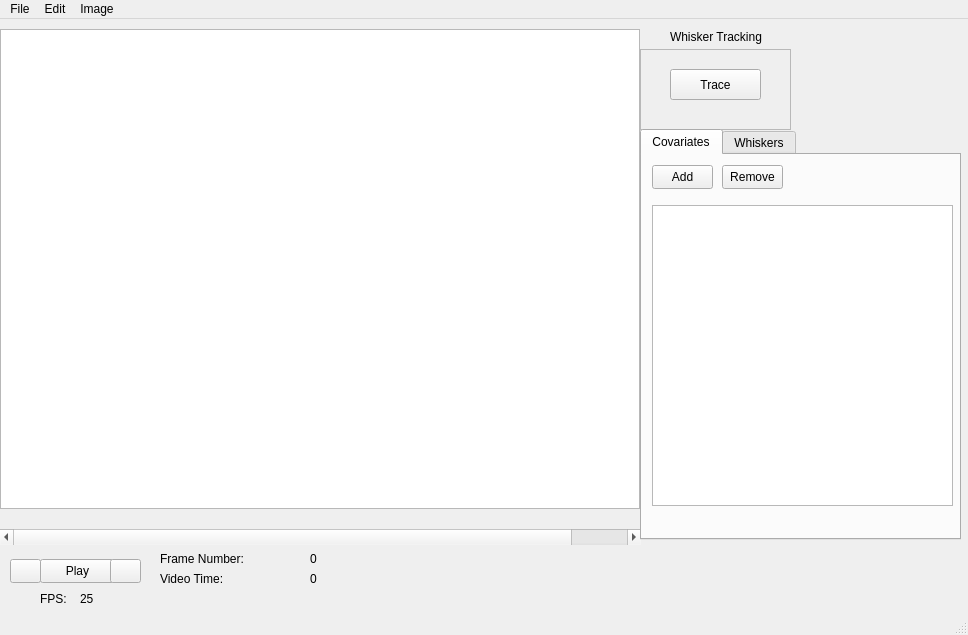
<?xml version="1.0" encoding="UTF-8"?>
<ui version="4.0">
 <class>MainWindow</class>
 <widget class="QMainWindow" name="MainWindow">
  <property name="geometry">
   <rect>
    <x>0</x>
    <y>0</y>
    <width>968</width>
    <height>635</height>
   </rect>
  </property>
  <property name="windowTitle">
   <string>MainWindow</string>
  </property>
  <widget class="QWidget" name="centralwidget">
   <widget class="QScrollBar" name="horizontalScrollBar">
    <property name="geometry">
     <rect>
      <x>0</x>
      <y>510</y>
      <width>641</width>
      <height>16</height>
     </rect>
    </property>
    <property name="maximum">
     <number>1</number>
    </property>
    <property name="orientation">
     <enum>Qt::Horizontal</enum>
    </property>
   </widget>
   <widget class="QGraphicsView" name="graphicsView">
    <property name="geometry">
     <rect>
      <x>0</x>
      <y>10</y>
      <width>640</width>
      <height>480</height>
     </rect>
    </property>
    <property name="verticalScrollBarPolicy">
     <enum>Qt::ScrollBarAlwaysOff</enum>
    </property>
    <property name="horizontalScrollBarPolicy">
     <enum>Qt::ScrollBarAlwaysOff</enum>
    </property>
   </widget>
   <widget class="QLabel" name="label">
    <property name="geometry">
     <rect>
      <x>160</x>
      <y>530</y>
      <width>101</width>
      <height>20</height>
     </rect>
    </property>
    <property name="text">
     <string>Frame Number:</string>
    </property>
   </widget>
   <widget class="QLabel" name="label_2">
    <property name="geometry">
     <rect>
      <x>160</x>
      <y>550</y>
      <width>101</width>
      <height>20</height>
     </rect>
    </property>
    <property name="text">
     <string>Video Time:</string>
    </property>
   </widget>
   <widget class="QLabel" name="frame_label">
    <property name="geometry">
     <rect>
      <x>310</x>
      <y>530</y>
      <width>80</width>
      <height>20</height>
     </rect>
    </property>
    <property name="text">
     <string>0</string>
    </property>
   </widget>
   <widget class="QLabel" name="time_label">
    <property name="geometry">
     <rect>
      <x>310</x>
      <y>550</y>
      <width>80</width>
      <height>20</height>
     </rect>
    </property>
    <property name="text">
     <string>0</string>
    </property>
   </widget>
   <widget class="QFrame" name="frame">
    <property name="geometry">
     <rect>
      <x>640</x>
      <y>30</y>
      <width>151</width>
      <height>81</height>
     </rect>
    </property>
    <property name="frameShape">
     <enum>QFrame::StyledPanel</enum>
    </property>
    <property name="frameShadow">
     <enum>QFrame::Sunken</enum>
    </property>
    <widget class="QPushButton" name="trace_button">
     <property name="geometry">
      <rect>
       <x>30</x>
       <y>20</y>
       <width>91</width>
       <height>31</height>
      </rect>
     </property>
     <property name="text">
      <string>Trace</string>
     </property>
    </widget>
   </widget>
   <widget class="QLabel" name="label_3">
    <property name="geometry">
     <rect>
      <x>670</x>
      <y>10</y>
      <width>101</width>
      <height>16</height>
     </rect>
    </property>
    <property name="text">
     <string>Whisker Tracking</string>
    </property>
   </widget>
   <widget class="QPushButton" name="play_button">
    <property name="geometry">
     <rect>
      <x>40</x>
      <y>540</y>
      <width>75</width>
      <height>24</height>
     </rect>
    </property>
    <property name="text">
     <string>Play</string>
    </property>
   </widget>
   <widget class="QPushButton" name="fastforward">
    <property name="geometry">
     <rect>
      <x>110</x>
      <y>540</y>
      <width>31</width>
      <height>24</height>
     </rect>
    </property>
    <property name="text">
     <string/>
    </property>
    <property name="icon">
     <iconset resource="../whiskertoolbox.qrc">
      <normaloff>:/images/fastforward.png</normaloff>:/images/fastforward.png</iconset>
    </property>
    <property name="iconSize">
     <size>
      <width>25</width>
      <height>25</height>
     </size>
    </property>
   </widget>
   <widget class="QPushButton" name="rewind">
    <property name="geometry">
     <rect>
      <x>10</x>
      <y>540</y>
      <width>31</width>
      <height>24</height>
     </rect>
    </property>
    <property name="text">
     <string/>
    </property>
    <property name="icon">
     <iconset resource="../whiskertoolbox.qrc">
      <normaloff>:/images/rewind.png</normaloff>:/images/rewind.png</iconset>
    </property>
    <property name="iconSize">
     <size>
      <width>25</width>
      <height>25</height>
     </size>
    </property>
   </widget>
   <widget class="QLabel" name="label_4">
    <property name="geometry">
     <rect>
      <x>40</x>
      <y>570</y>
      <width>35</width>
      <height>20</height>
     </rect>
    </property>
    <property name="text">
     <string>FPS:</string>
    </property>
   </widget>
   <widget class="QLabel" name="fps_label">
    <property name="geometry">
     <rect>
      <x>80</x>
      <y>570</y>
      <width>41</width>
      <height>20</height>
     </rect>
    </property>
    <property name="text">
     <string>25</string>
    </property>
   </widget>
   <widget class="QTabWidget" name="tabWidget">
    <property name="geometry">
     <rect>
      <x>640</x>
      <y>110</y>
      <width>321</width>
      <height>411</height>
     </rect>
    </property>
    <property name="currentIndex">
     <number>0</number>
    </property>
    <widget class="QWidget" name="tab">
     <attribute name="title">
      <string>Covariates</string>
     </attribute>
     <widget class="QPushButton" name="pushButton">
      <property name="geometry">
       <rect>
        <x>10</x>
        <y>10</y>
        <width>61</width>
        <height>24</height>
       </rect>
      </property>
      <property name="text">
       <string>Add</string>
      </property>
     </widget>
     <widget class="QListWidget" name="listWidget">
      <property name="geometry">
       <rect>
        <x>10</x>
        <y>50</y>
        <width>301</width>
        <height>301</height>
       </rect>
      </property>
     </widget>
     <widget class="QPushButton" name="pushButton_2">
      <property name="geometry">
       <rect>
        <x>80</x>
        <y>10</y>
        <width>61</width>
        <height>24</height>
       </rect>
      </property>
      <property name="text">
       <string>Remove</string>
      </property>
     </widget>
    </widget>
    <widget class="QWidget" name="tab_2">
     <attribute name="title">
      <string>Whiskers</string>
     </attribute>
     <widget class="QTableWidget" name="tableWidget">
      <property name="geometry">
       <rect>
        <x>10</x>
        <y>10</y>
        <width>301</width>
        <height>251</height>
       </rect>
      </property>
      <property name="columnCount">
       <number>2</number>
      </property>
      <column>
       <property name="text">
        <string>Frame</string>
       </property>
      </column>
      <column>
       <property name="text">
        <string>Whisker 1</string>
       </property>
      </column>
     </widget>
    </widget>
   </widget>
  </widget>
  <widget class="QMenuBar" name="menubar">
   <property name="geometry">
    <rect>
     <x>0</x>
     <y>0</y>
     <width>968</width>
     <height>22</height>
    </rect>
   </property>
   <widget class="QMenu" name="menuFile">
    <property name="title">
     <string>File</string>
    </property>
    <addaction name="actionLoad_Video"/>
   </widget>
   <widget class="QMenu" name="menuEdit">
    <property name="title">
     <string>Edit</string>
    </property>
   </widget>
   <widget class="QMenu" name="menuImage">
    <property name="title">
     <string>Image</string>
    </property>
    <addaction name="actionTake_Snapshot"/>
   </widget>
   <addaction name="menuFile"/>
   <addaction name="menuEdit"/>
   <addaction name="menuImage"/>
  </widget>
  <widget class="QStatusBar" name="statusbar"/>
  <action name="actionLoad_Video">
   <property name="text">
    <string>Load Video</string>
   </property>
  </action>
  <action name="actionTake_Snapshot">
   <property name="text">
    <string>Take Snapshot</string>
   </property>
  </action>
 </widget>
 <resources>
  <include location="../whiskertoolbox.qrc"/>
 </resources>
 <connections/>
</ui>
